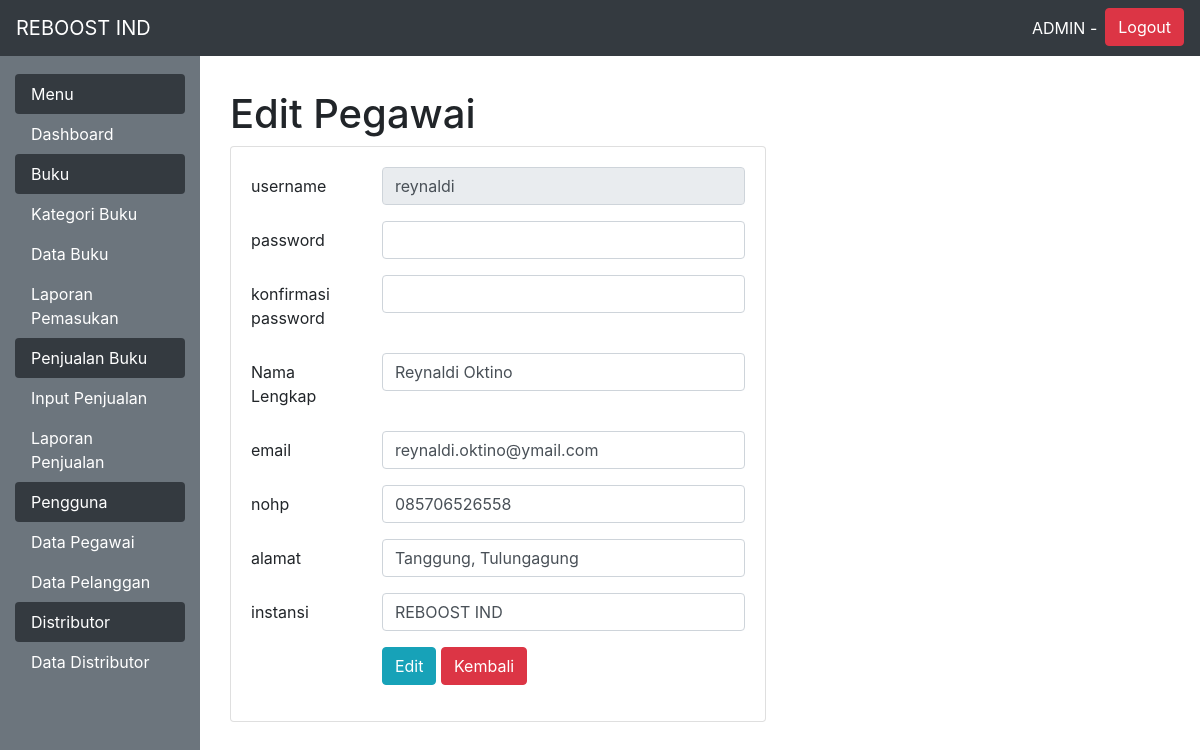
Page /admin.php?menu=editpegawai&id=14 (signed in) on the committed database.
### tables this page shows
CREATE TABLE `user` (
  `id` int(11) NOT NULL,
  `username` varchar(100) NOT NULL,
  `password` varchar(255) NOT NULL,
  `level` int(11) NOT NULL,
  `nama` varchar(100) NOT NULL,
  `email` varchar(50) NOT NULL,
  `nohp` char(15) NOT NULL,
  `alamat` varchar(255) NOT NULL,
  `instansi` varchar(100) NOT NULL
);

### functions.php (called while the page is built, shortened)
<?php
	$conn = mysqli_connect("localhost","root","","reboost");
	function query($query)
	{
		global $conn;
		$result = mysqli_query($conn, $query);
		$rows = [];
		while ($row = mysqli_fetch_assoc($result))
		{
			$rows[] = $row;
		}
		return $rows;
	}
 ?>

### menu/editpegawai.php (the view, shortened to what this page needs)
<?php
include 'functions.php';
$id = $_GET['id'];
$employee =query("SELECT * FROM user WHERE id = $id")[0];
?>
	<br>
	<div class="container">
	<h1 class="page-heading">Edit Pegawai</h1>
	<div class="row">
		<br>
	<div class="col-md-7">
		<div class="">
			<div class="card mb-3" >
				<div class="card-body">
					<form action="" method="post" enctype="multipart/form-data" class="">
					<div class="form-group row">
						<label for="username" class="col-sm-3 col-form-label">username</label>
						<div class="col-sm-9">
							<input type="text" name="username" readonly="" class="form-control" required="" id="username" value="<?php echo $employee["username"]; ?>">
						</div>
					</div>
					<div class="form-group row">
						<label for="password" class="col-sm-3 col-form-label">password</label>
						<div class="col-sm-9">
							<input type="password" name="password" class="form-control" id="password">
						</div>
					</div>
					<div class="form-group row">
						<label for="kpassword" class="col-sm-3 col-form-label">konfirmasi password</label>
						<div class="col-sm-9">
							<input type="password" name="kpassword" class="form-control" id="kpassword">
						</div>
					</div>
					<div class="form-group row">
						<label for="nama" class="col-sm-3 col-form-label">Nama Lengkap</label>
						<div class="col-sm-9">
							<input type="text" name="nama" class="form-control" required="" id="nama" value="<?php echo $employee["nama"]; ?>">
						</div>
					</div>
					<div class="form-group row">
						<label for="email" class="col-sm-3 col-form-label">email</label>
						<div class="col-sm-9">
							<input type="email" name="email" class="form-control" required="" id="email" value="<?php echo $employee["email"]; ?>">
						</div>
					</div>
					<div class="form-group row">
						<label for="nohp" class="col-sm-3 col-form-label">nohp</label>
						<div class="col-sm-9">
							<input type="text" name="nohp" class="form-control" required="" id="nohp" value="<?php echo $employee["nohp"]; ?>">
						</div>
					</div>
					<div class="form-group row">
						<label for="alamat" class="col-sm-3 col-form-label">alamat</label>
						<div class="col-sm-9">
							<input type="text" name="alamat" class="form-control" required="" id="alamat" value="<?php echo $employee["alamat"]; ?>">
						</div>
					</div>
					<div class="form-group row">
						<label for="instansi" class="col-sm-3 col-form-label">instansi</label>
						<div class="col-sm-9">
							<input type="text" name="instansi" class="form-control" required="" id="instansi" value="<?php echo $employee["instansi"]; ?>">
						</div>
					</div>
					<div class="form-group row">
						<div class="col-sm-3"></div>
						<div class="col-sm-9">
							<input type="submit" name="edit" value="    Edit" class="btn btn-info">
							<a href="?menu=datapegawai" class="btn btn-danger" name="kembali">Kembali</a>
						</div>
					</div>
				</form>
			</div>
		</div>
	</div>
</div>

### rows in the picture
user: username "reynaldi", nama "Reynaldi Oktino", email "reynaldi.oktino@ymail.com", nohp "085706526558", alamat "Tanggung, Tulungagung", instansi "REBOOST IND"
